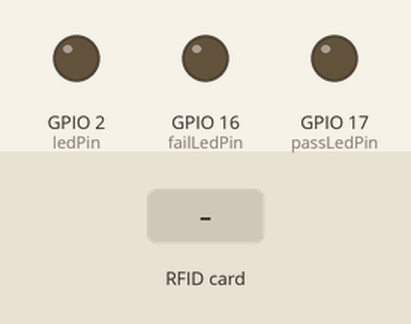
The sketch below on a simulated ESP32. On the bench: output pins drawn as LEDs (lit = HIGH). The test bench sets the inputs (shaded band). WiFi joins after 1.5 s; servers stay silent unless stated; what the sketch prints to the serial monitor is not drawn.

Above: at 2.7 s.
2.8 s: RFID card 5E 7A 19 C4 held to the reader
At 3.8 s:
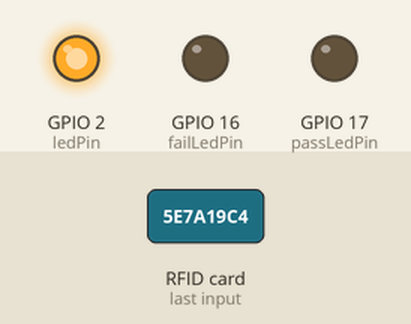
Timing chart, 0 to 5.8 s (numbered marks = the images above; inputs shaded):
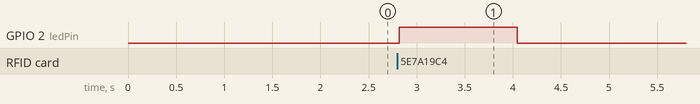

The sketch:

RFID_readUid.ino
```cpp
#include <SPI.h>
#include <MFRC522.h>
#include <WiFi.h>
#include <HTTPClient.h>
#include <Arduino_JSON.h>

int ledPin = 2;
int passLedPin = 17;
int failLedPin = 16;
const int RST_PIN = 22; // Reset pin
const int SS_PIN = 21; // Slave select pin

const char* ssid = "SKYFiber_MESH_1A10";
const char* password =  "531055085";
const char* requestPath = "https://hoasys.herokuapp.com/api/admin/rfid/register/";

MFRC522 mfrc522(SS_PIN, RST_PIN);   // Create MFRC522 instance

void setup() {
  Serial.begin(115200);

  WiFi.begin(ssid, password);
  pinMode(ledPin, OUTPUT);
  pinMode(passLedPin, OUTPUT);
  pinMode(failLedPin, OUTPUT);

  while (!Serial); // Do nothing if no serial port is opened (added for Arduinos based on ATMEGA32U4)

  Serial.print("Connecting");
  while (WiFi.status() != WL_CONNECTED) {
    Serial.print(".");
    delay(500);
  }

  SPI.begin(); // Init SPI bus
  mfrc522.PCD_Init(); // Init MFRC522
  mfrc522.PCD_DumpVersionToSerial(); // Show details of PCD - MFRC522 Card Reader details
  Serial.println("\nConnected to the WiFi network");
  Serial.println("<-- REGISTER TAG -->");
  Serial.println("\n - - - Watching for tags - - -");
}

void loop() {
  if ((WiFi.status() == WL_CONNECTED)) //Check the current connection status
  {
    MFRC522::MIFARE_Key key;
    for (byte i = 0; i < 6; i++) key.keyByte[i] = 0xFF;

    if ( ! mfrc522.PICC_IsNewCardPresent() || ! mfrc522.PICC_ReadCardSerial()) {
      digitalWrite(ledPin, LOW);
      return;
    }

    MFRC522::StatusCode status;
    String uid;

    Serial.println("\n<< Tag detected >>");
    digitalWrite(ledPin, HIGH);

    Serial.print(F("Tag UID:"));
    for (byte i = 0; i < mfrc522.uid.size; i++) {
      uid += mfrc522.uid.uidByte[i];
    }
    Serial.println(uid);

    String verifyTagPath = String(requestPath)+uid;
    httpGETRequest(verifyTagPath);

    Serial.println("\n - - - Watching for tags - - -");

    mfrc522.PICC_HaltA(); // Halt PICC
    mfrc522.PCD_StopCrypto1();  // Stop encryption on PCD
  }
  else {
    Serial.println("Connection lost");
  }

  Serial.println(" ");
  delay(1000);
}

void httpGETRequest(String path) {
  HTTPClient http;

  http.begin(path);
  int httpResponseCode = http.GET();

  Serial.println("\nRequesting to server...");
  String rawPayload;

  if (httpResponseCode == 200) {
    Serial.println("Tag read");
  }
  if (httpResponseCode == 202) {
    Serial.println("Tag already registered");
  }
  else {
    Serial.print("Response code: ");
    Serial.println(httpResponseCode);
  }

  http.end();
}
```

Measured:
- after the input at 2.8 s, GPIO 2 (ledPin): LOW → HIGH at once, → LOW 1.2 s later
